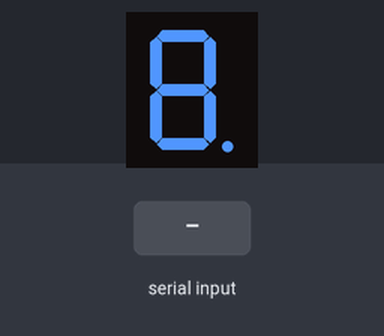
The sketch below on a simulated Arduino Uno, built with avr-gcc and run on an emulated ATmega328P. On the bench: 1-digit seven-segment display. Wiring (inferred from the names in the program): 1-digit 7-segment display, segments lit when HIGH: segments pin 7, pin 6, pin 5, pin 10, pin 11, pin 8, pin 9, pin 4. Inputs (shaded band) come from the test bench. The segment pins are drawn as the display they are named for.

Above: at 1.2 s.
1.3 s: "90,45\n" received over Serial
At 4.3 s:
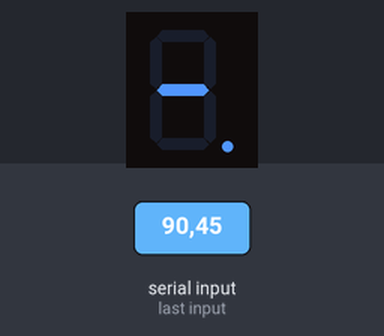
7.3 s: "30,150\n" received over Serial
At 8.8 s:
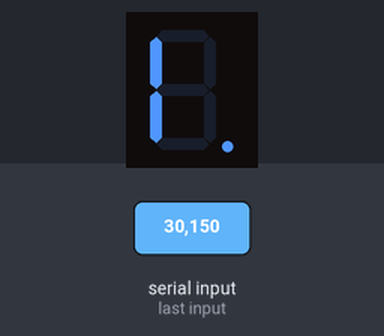
13.3 s: "200\n" received over Serial
At 15.8 s:
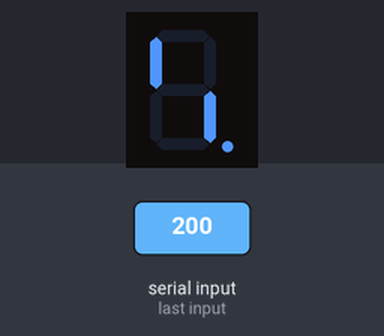
16.3 s: "5\n" received over Serial
At 19.2 s:
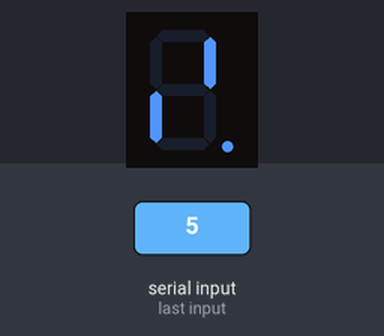
19.3 s: "90\n" received over Serial
At 21.6 s:
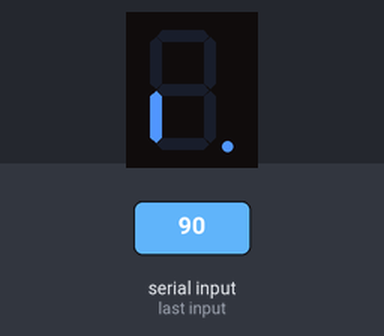
Timing chart, 0 to 23.1 s (numbered marks = the images above; inputs shaded):
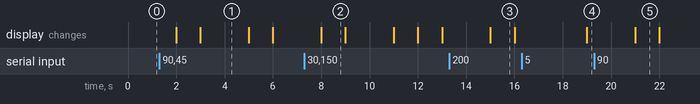

The sketch:

He_changed_China.ino
```cpp
int a=7;
int b=6;
int c=5;// 定义数字接口5 连接c 段数码管
int d=10;// 定义数字接口10 连接d 段数码管
int e=11;// 定义数字接口11 连接e 段数码管
int f=8;// 定义数字接口8 连接f 段数码管
int g=9;// 定义数字接口9 连接g 段数码管
int dp=4;// 定义数字接口4 连接dp 段数码管
void digital_0(void) //显示数字5
{
unsigned char j;
digitalWrite(a,LOW);
digitalWrite(b,LOW);
digitalWrite(c,LOW);
digitalWrite(d,LOW);
digitalWrite(e,LOW);
digitalWrite(f,LOW);
digitalWrite(g,HIGH);
digitalWrite(dp,HIGH);
}
void digital_1(void) //显示数字1
{
unsigned char j;
digitalWrite(c,LOW);//给数字接口5 引脚高电平，点亮c 段
digitalWrite(b,LOW);//点亮b 段
for(j=7;j<=11;j++)//熄灭其余段
digitalWrite(j,HIGH);
digitalWrite(dp,HIGH);//熄灭小数点DP 段
}
void digital_2(void) //显示数字2
{
unsigned char j;
digitalWrite(b,LOW);
digitalWrite(a,LOW);
for(j=9;j<=11;j++)
digitalWrite(j,LOW);
digitalWrite(dp,HIGH);
digitalWrite(c,HIGH);
digitalWrite(f,HIGH);
}
void digital_3(void) //显示数字3
{
digitalWrite(g,LOW);
digitalWrite(a,LOW);
digitalWrite(b,LOW);
digitalWrite(c,LOW);
digitalWrite(d,LOW);
digitalWrite(dp,HIGH);
digitalWrite(f,HIGH);
digitalWrite(e,HIGH);
}
void digital_4(void) //显示数字4
{
digitalWrite(c,LOW);
digitalWrite(b,LOW);
digitalWrite(f,LOW);
digitalWrite(g,LOW);
digitalWrite(dp,HIGH);
digitalWrite(a,HIGH);
digitalWrite(e,HIGH);
digitalWrite(d,HIGH);
}
void digital_5(void) //显示数字5
{
unsigned char j;
digitalWrite(a,LOW);
digitalWrite(b,HIGH);
digitalWrite(c,LOW);
digitalWrite(d,LOW);
digitalWrite(e, HIGH);
digitalWrite(f,LOW);
digitalWrite(g,LOW);
digitalWrite(dp,HIGH);
}
void digital_6(void) //显示数字6
{
unsigned char j;
for(j=7;j<=11;j++)
digitalWrite(j,LOW);
digitalWrite(c,LOW);
digitalWrite(dp,HIGH);
digitalWrite(b,HIGH);
}
void digital_7(void) //显示数字7
{
unsigned char j;
for(j=5;j<=7;j++)
digitalWrite(j,LOW);
digitalWrite(dp,HIGH);
for(j=8;j<=11;j++)
digitalWrite(j,HIGH);
}
void digital_8(void) //显示数字8
{
unsigned char j;
for(j=5;j<=11;j++)
digitalWrite(j,LOW);
digitalWrite(dp,HIGH);
}
void digital_9(void) //显示数字5
{
unsigned char j;
digitalWrite(a,LOW);
digitalWrite(b,LOW);
digitalWrite(c,LOW);
digitalWrite(d,LOW);
digitalWrite(e,HIGH);
digitalWrite(f,LOW);
digitalWrite(g,LOW);
digitalWrite(dp,HIGH);
}
void digital(void)
{
digitalWrite(a,HIGH);
digitalWrite(b,HIGH);
digitalWrite(c,HIGH);
digitalWrite(d,HIGH);
digitalWrite(e,HIGH);
digitalWrite(f,HIGH);
digitalWrite(g,HIGH);
digitalWrite(dp,HIGH);
}
void setup()
{
int i;//定义变量
for(i=4;i<=11;i++)
pinMode(i,OUTPUT);//设置4～11 引脚为输出模式
Serial.begin(9600);
}
int get1 = -1;
int temp = -1;
void loop() {
//digital_1();
//delay(1000);
get1=(Serial.read()-48);
get1 %= 10;
if(get1>=0&&get1<=10)
{
  temp = get1;
}
//part1:;
switch(temp)
{
    case(0):
  digital_0();
  break;
    case(1):
  digital_1();
  break;
    case(2):
  digital_2();
  break;
    case(3):
  digital_3();
  break;
    case(4):
  digital_4();
  break;
    case(5):
  digital_5();
  break;
    case(6):
  digital_6();
  break;
    case(7):
  digital_7();
  break;
    case(8):
  digital_8();
  break;
    case(9):
  digital_9();
  break;
    case(10):
  digital();
  break;
  default:
  digital();
  break;
}
delay(1000);
  // put your main code here, to run repeatedly:

}
```

Measured:
- after the input at 1.3 s, the display: first changes after 0.70 s (image 1 shows a later state)
- after the input at 7.3 s, the display: changes after 0.70 s (image 2)
- after the input at 13.3 s, the display: changes after 1.7 s (image 3)
- after the input at 16.3 s, the display: changes after 2.7 s (image 4)
- after the input at 19.3 s, the display: changes after 1.7 s (image 5)
- what the display in image 1 shows lasts 2.0 s, from 3.0 s to 5.0 s
- what the display in image 2 shows lasts 1.0 s, from 8.0 s to 9.0 s
